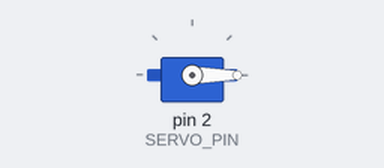
Recording of a sketch running on a simulated Arduino Uno, built with avr-gcc and run on an emulated ATmega328P. Shown: servo. What the sketch prints to the serial monitor is not drawn.

Above: at 0.2 s.
Timing chart, 0 to 1.9 s (numbered marks = the images above):
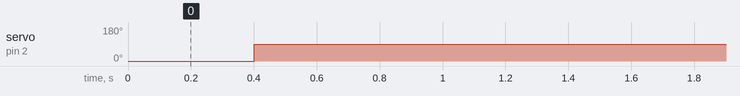

The sketch:

waterDispenser.ino
```cpp
#include <Servo.h>

Servo mg995Servo; // create a servo object
bool dispensing{false};
bool holding{false};
constexpr int SERVO_PIN{2}; // define the PWM pin to which the servo is connected
constexpr int SENSOR_PIN{0};  // This is our input pin
uint onHoldCount = 0;
uint offHoldCount = 0;
constexpr uint ON_THRESHOLD{3};
constexpr uint OFF_THRESHOLD{2};
constexpr uint CYCLE_TIME_ms{100};
constexpr int OPEN_SERVO_VALUE{90};
constexpr int CLOSE_SERVO_VALUE{0};

void setupServo(){
  mg995Servo.attach(SERVO_PIN); // attaches the servo to the PWM pin
  mg995Servo.write(CLOSE_SERVO_VALUE);
};

void setupSensor(){
  pinMode(SENSOR_PIN, INPUT);
}

void closeTap()
{
  Serial.println("Close");
  mg995Servo.write(CLOSE_SERVO_VALUE);
}

void openTap()
{
  Serial.println("Open");
  mg995Servo.write(OPEN_SERVO_VALUE);
}

bool cupDetected()
{
  int reading = digitalRead(SENSOR_PIN);
  if(reading == LOW) return true;
  return false;
}

void checkReady()
{
  if(onHoldCount>ON_THRESHOLD){
    // Serial.println("Ready to dispense!");
    dispensing = true;
  }
  else{
   onHoldCount++;
   Serial.println("ON Holding");
  }
  offHoldCount = 0; // offHolding resets whenever cup is detected
}

void checkIdle()
{
  if(offHoldCount>OFF_THRESHOLD){
    // Serial.println("Back to idle!");
    dispensing = false;
    onHoldCount = 0;
  }
  else{
   offHoldCount++;
   Serial.println("OFF Holding");
  }
  onHoldCount = 0; // onHolding resets whenever no cup is detected
}

void checkSensor(){
  if (cupDetected()){
    checkReady();
  }
  else {
    checkIdle();
  }
};
void updateServo(){
  if(dispensing)
  openTap();
  else closeTap();
};

void setup() {
  Serial.begin(9600);
  Serial.println("Start!");
  setupServo();
  setupSensor();

}

void loop() {
  checkSensor();
  updateServo();
  delay(CYCLE_TIME_ms);
}  
```

Measured:
- by itself, servo on pin 2 (SERVO_PIN): 0° → 90° at 0.40 s
